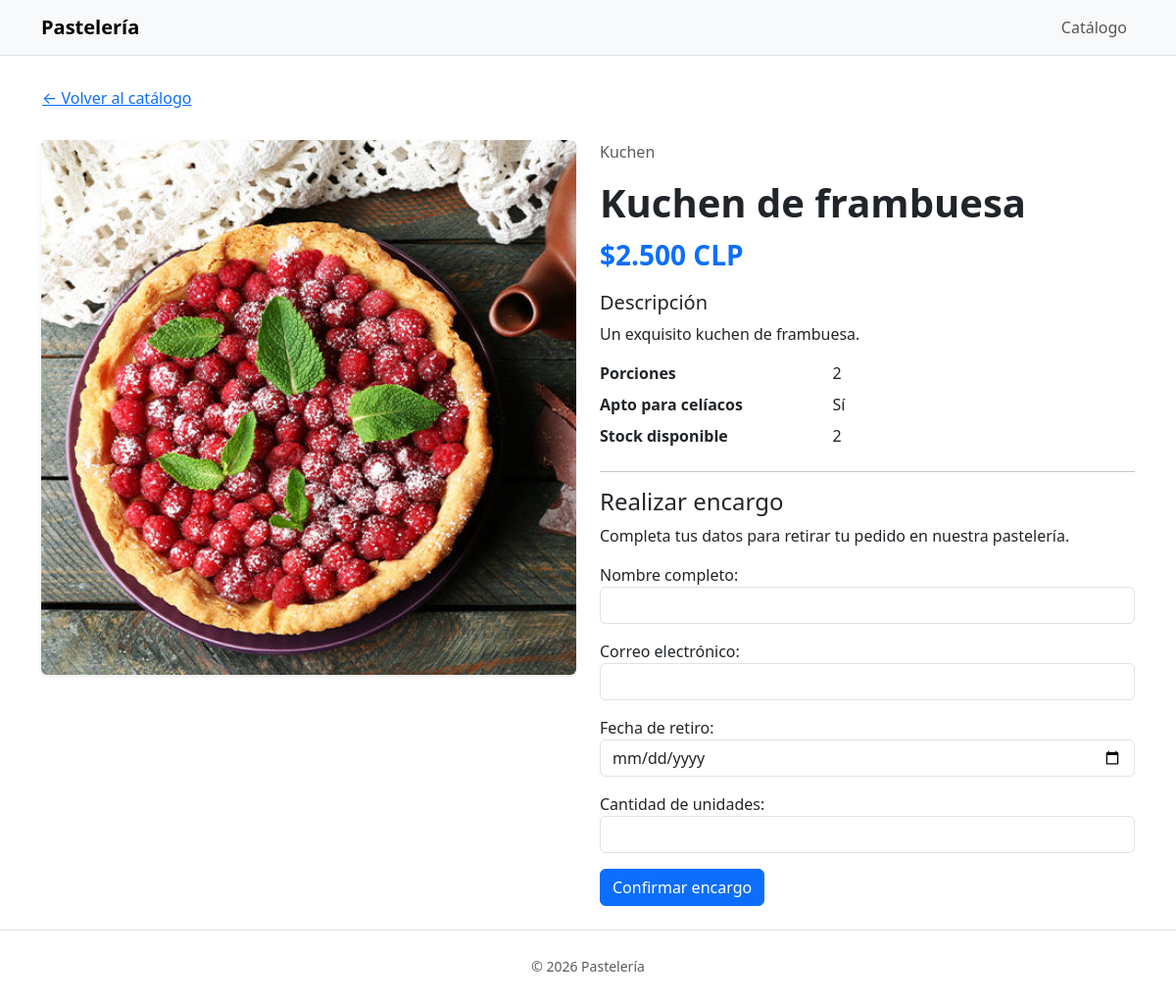
/producto/4/, run on the app's committed database.
### pasteleria/models.py (models this page shows, shortened)
class Producto(models.Model):
    linea = models.ForeignKey(
        Linea,
        on_delete=models.CASCADE,
        related_name="productos"
    )
    nombre = models.CharField(max_length=150)
    descripcion = models.TextField()
    fotografia = models.ImageField(upload_to="productos/")
    precio = models.DecimalField(
        max_digits=10,
        decimal_places=0
    )
    porciones = models.PositiveIntegerField(default=1)
    apto_celiacos = models.BooleanField(default=False)
    stock = models.PositiveIntegerField(default=0)
    disponible = models.BooleanField(default=True)
    class Meta:
        ordering = ["nombre"]
        verbose_name = "Producto"
        verbose_name_plural = "Productos"

class Linea(models.Model):
    nombre = models.CharField(
        max_length=100,
        unique=True
    )
    class Meta:
        ordering = ["nombre"]
        verbose_name = "Línea"
        verbose_name_plural = "Líneas"

### pasteleria/views.py (the view)
def detalle_producto(request, producto_id):
    producto = get_object_or_404(
        Producto.objects.select_related("linea"),
        id=producto_id,
        disponible=True,
    )
    return render(
        request,
        "pasteleria/detalle_producto.html",
        {
            "producto": producto,
            "form": EncargoForm(),
            "precio_clp": formato_clp(producto.precio),
        },
    )

### pasteleria/forms.py (shortened to what this page needs)
class EncargoForm(forms.ModelForm):
    class Meta:
        model = Encargo
        fields = [
            "nombre_comprador",
            "correo",
            "fecha_retiro",
            "cantidad",
        ]
        labels = {
            "nombre_comprador": "Nombre completo",
            "correo": "Correo electrónico",
            "fecha_retiro": "Fecha de retiro",
            "cantidad": "Cantidad de unidades",
        }
        widgets = {
            "nombre_comprador": forms.TextInput(
                attrs={"class": "form-control"}
            ),
            "correo": forms.EmailInput(
                attrs={"class": "form-control"}
            ),
            "fecha_retiro": forms.DateInput(
                attrs={
                    "class": "form-control",
                    "type": "date",
                },
                format="%Y-%m-%d",
            ),
            "cantidad": forms.NumberInput(
                attrs={
                    "class": "form-control",
                    "min": 1,
                    "max": 3,
                }
            ),
        }

### pasteleria/views.py (called while the page is built)
def formato_clp(valor):
    return f"${valor:,.0f}".replace(",", ".")

### pasteleria/templates/pasteleria/detalle_producto.html (shortened to what this page needs)
{% extends "pasteleria/base.html" %}
{% block content %}
<div class="mb-4">
    <a href="{% url 'catalogo' %}" class="btn btn-link px-0">
        &larr; Volver al catálogo
    </a>
</div>
<article class="row g-4">
    <div class="col-md-6">
        {% if producto.fotografia %}
            <img
                src="{{ producto.fotografia.url }}"
                class="img-fluid rounded shadow-sm w-100"
                alt="{{ producto.nombre }}"
            >
        {% else %}
            <div class="bg-body-secondary rounded p-5 text-center">
                Sin fotografía disponible
            </div>
        {% endif %}
    </div>
    <div class="col-md-6">
        <p class="text-body-secondary">
            {{ producto.linea.nombre }}
        </p>
        <h1 class="display-6 fw-bold">
            {{ producto.nombre }}
        </h1>
        <p class="fs-3 fw-bold text-primary">
            {{ precio_clp }} CLP
        </p>
        <h2 class="h5">Descripción</h2>
        <p>
            {{ producto.descripcion|linebreaksbr }}
        </p>
        <dl class="row">
            <dt class="col-sm-5">Porciones</dt>
            <dd class="col-sm-7">{{ producto.porciones }}</dd>
            <dt class="col-sm-5">Apto para celíacos</dt>
            <dd class="col-sm-7">
                {% if producto.apto_celiacos %}
                    Sí
                {% else %}
                    No
                {% endif %}
            </dd>
            <dt class="col-sm-5">Stock disponible</dt>
            <dd class="col-sm-7">
                {{ producto.stock }}
            </dd>
        </dl>
        <hr>
        {% if producto.stock > 0 %}
            <h2 class="h4">Realizar encargo</h2>
            <p>
                Completa tus datos para retirar tu pedido
                en nuestra pastelería.
            </p>
            <form
                method="post"
                action="{% url 'crear_encargo' producto.id %}"
            >
                {{ form.as_p }}
                <button
                    type="submit"
                    class="btn btn-primary"
                >
                    Confirmar encargo
                </button>
            </form>
        {% endif %}
    </div>
</article>
{% endblock %}

### data on the page
Producto: fotografia (picture), linea.nombre "Kuchen", nombre "Kuchen de frambuesa", descripcion "Un exquisito kuchen de frambuesa.", porciones "2", stock "2"

### other printed values
{{ precio_clp }} "$2.500"
